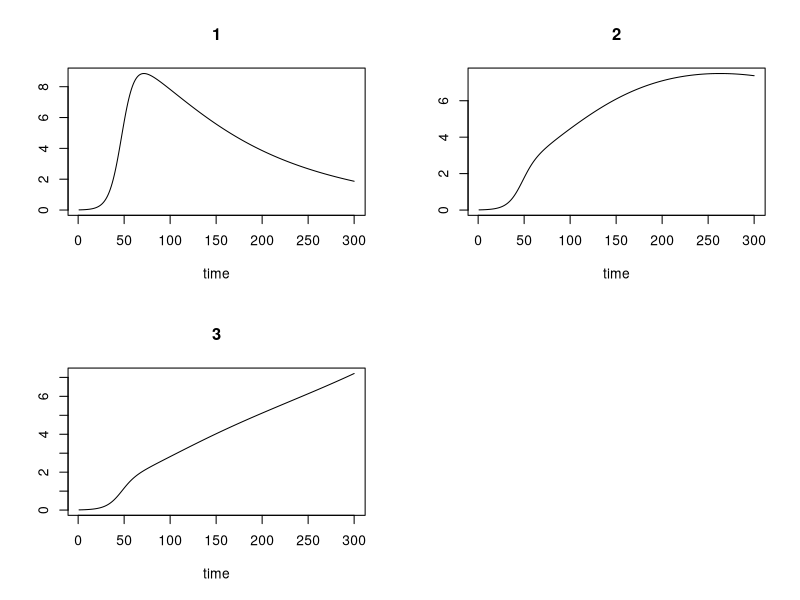

Write the R code that produced this figure.
lgrowth <- function(t, B, parms){ 
  with (parms, { 
    out = r*B*(1 - alpha%*%B)    
    return(list(out))
  })
}



library(deSolve)

nspp <- 3 
r <- c(0.15, 0.12, 0.11)
K <- 1/r*2

alpha <- matrix(mean(K), nrow = nspp, ncol = nspp)
diag(alpha) <- K
alpha <- 1/alpha

B <- rep(0.01, nspp)

parms <- list(alpha = alpha, r = r)

out <- ode(B, times = 1:300, func = lgrowth, parms = parms )

plot(out)
